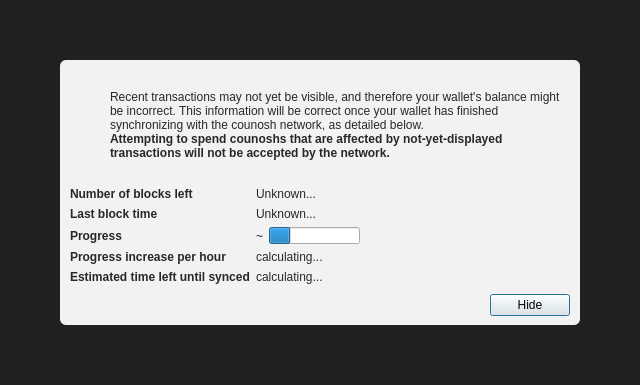
<?xml version="1.0" encoding="UTF-8"?>
<ui version="4.0">
 <class>ModalOverlay</class>
 <widget class="QWidget" name="ModalOverlay">
  <property name="geometry">
   <rect>
    <x>0</x>
    <y>0</y>
    <width>640</width>
    <height>385</height>
   </rect>
  </property>
  <property name="windowTitle">
   <string>Form</string>
  </property>
  <layout class="QVBoxLayout" name="verticalLayout" stretch="0">
   <property name="sizeConstraint">
    <enum>QLayout::SetDefaultConstraint</enum>
   </property>
   <property name="leftMargin">
    <number>0</number>
   </property>
   <property name="topMargin">
    <number>0</number>
   </property>
   <property name="rightMargin">
    <number>0</number>
   </property>
   <property name="bottomMargin">
    <number>0</number>
   </property>
   <item>
    <widget class="QWidget" name="bgWidget" native="true">
     <property name="styleSheet">
      <string notr="true">#bgWidget { background: rgba(0,0,0,220); }</string>
     </property>
     <layout class="QVBoxLayout" name="verticalLayoutMain" stretch="1">
      <property name="leftMargin">
       <number>60</number>
      </property>
      <property name="topMargin">
       <number>60</number>
      </property>
      <property name="rightMargin">
       <number>60</number>
      </property>
      <property name="bottomMargin">
       <number>60</number>
      </property>
      <item>
       <widget class="QWidget" name="contentWidget" native="true">
        <property name="styleSheet">
         <string notr="true">#contentWidget { background: rgba(255,255,255,240); border-radius: 6px; }

QLabel { color: rgb(40,40,40);  }</string>
        </property>
        <layout class="QVBoxLayout" name="verticalLayoutSub" stretch="1,0,0,0">
         <property name="spacing">
          <number>0</number>
         </property>
         <property name="leftMargin">
          <number>10</number>
         </property>
         <property name="topMargin">
          <number>10</number>
         </property>
         <property name="rightMargin">
          <number>10</number>
         </property>
         <property name="bottomMargin">
          <number>10</number>
         </property>
         <item>
          <layout class="QHBoxLayout" name="horizontalLayoutIconText" stretch="0,1">
           <property name="topMargin">
            <number>20</number>
           </property>
           <item>
            <layout class="QVBoxLayout" name="verticalLayoutIcon">
             <property name="leftMargin">
              <number>0</number>
             </property>
             <item>
              <widget class="QPushButton" name="warningIcon">
               <property name="enabled">
                <bool>false</bool>
               </property>
               <property name="text">
                <string/>
               </property>
               <property name="icon">
                <iconset>
                 <normaloff>:/icons/warning</normaloff>
                 <disabledoff>:/icons/warning</disabledoff>:/icons/warning</iconset>
               </property>
               <property name="iconSize">
                <size>
                 <width>48</width>
                 <height>48</height>
                </size>
               </property>
               <property name="flat">
                <bool>true</bool>
               </property>
              </widget>
             </item>
             <item>
              <spacer name="verticalSpacerWarningIcon">
               <property name="orientation">
                <enum>Qt::Vertical</enum>
               </property>
               <property name="sizeHint" stdset="0">
                <size>
                 <width>20</width>
                 <height>40</height>
                </size>
               </property>
              </spacer>
             </item>
            </layout>
           </item>
           <item>
            <layout class="QVBoxLayout" name="verticalLayoutInfoText">
             <property name="leftMargin">
              <number>0</number>
             </property>
             <property name="topMargin">
              <number>0</number>
             </property>
             <item>
              <widget class="QLabel" name="infoText">
               <property name="text">
                <string>Recent transactions may not yet be visible, and therefore your wallet's balance might be incorrect. This information will be correct once your wallet has finished synchronizing with the counosh network, as detailed below.</string>
               </property>
               <property name="textFormat">
                <enum>Qt::RichText</enum>
               </property>
               <property name="wordWrap">
                <bool>true</bool>
               </property>
              </widget>
             </item>
             <item>
              <widget class="QLabel" name="infoTextStrong">
               <property name="font">
                <font>
                 <weight>75</weight>
                 <bold>true</bold>
                </font>
               </property>
               <property name="text">
                <string>Attempting to spend counoshs that are affected by not-yet-displayed transactions will not be accepted by the network.</string>
               </property>
               <property name="textFormat">
                <enum>Qt::RichText</enum>
               </property>
               <property name="wordWrap">
                <bool>true</bool>
               </property>
              </widget>
             </item>
             <item>
              <spacer name="verticalSpacerInTextSpace">
               <property name="orientation">
                <enum>Qt::Vertical</enum>
               </property>
               <property name="sizeHint" stdset="0">
                <size>
                 <width>20</width>
                 <height>40</height>
                </size>
               </property>
              </spacer>
             </item>
            </layout>
           </item>
          </layout>
         </item>
         <item>
          <spacer name="verticalSpacerAfterText">
           <property name="orientation">
            <enum>Qt::Vertical</enum>
           </property>
           <property name="sizeHint" stdset="0">
            <size>
             <width>20</width>
             <height>40</height>
            </size>
           </property>
          </spacer>
         </item>
         <item>
          <layout class="QFormLayout" name="formLayout">
           <property name="fieldGrowthPolicy">
            <enum>QFormLayout::FieldsStayAtSizeHint</enum>
           </property>
           <property name="horizontalSpacing">
            <number>6</number>
           </property>
           <property name="verticalSpacing">
            <number>6</number>
           </property>
           <property name="topMargin">
            <number>10</number>
           </property>
           <item row="0" column="0">
            <widget class="QLabel" name="labelNumberOfBlocksLeft">
             <property name="font">
              <font>
               <weight>75</weight>
               <bold>true</bold>
              </font>
             </property>
             <property name="text">
              <string>Number of blocks left</string>
             </property>
            </widget>
           </item>
           <item row="0" column="1">
            <widget class="QLabel" name="numberOfBlocksLeft">
             <property name="text">
              <string>Unknown...</string>
             </property>
            </widget>
           </item>
           <item row="1" column="0">
            <widget class="QLabel" name="labelLastBlockTime">
             <property name="font">
              <font>
               <weight>75</weight>
               <bold>true</bold>
              </font>
             </property>
             <property name="text">
              <string>Last block time</string>
             </property>
            </widget>
           </item>
           <item row="1" column="1">
            <widget class="QLabel" name="newestBlockDate">
             <property name="sizePolicy">
              <sizepolicy hsizetype="Maximum" vsizetype="Preferred">
               <horstretch>0</horstretch>
               <verstretch>0</verstretch>
              </sizepolicy>
             </property>
             <property name="text">
              <string>Unknown...</string>
             </property>
            </widget>
           </item>
           <item row="2" column="0">
            <widget class="QLabel" name="labelSyncDone">
             <property name="font">
              <font>
               <weight>75</weight>
               <bold>true</bold>
              </font>
             </property>
             <property name="text">
              <string>Progress</string>
             </property>
            </widget>
           </item>
           <item row="2" column="1">
            <layout class="QHBoxLayout" name="horizontalLayoutSync" stretch="0,1">
             <item>
              <widget class="QLabel" name="percentageProgress">
               <property name="text">
                <string notr="true">~</string>
               </property>
              </widget>
             </item>
             <item>
              <widget class="QProgressBar" name="progressBar">
               <property name="value">
                <number>24</number>
               </property>
               <property name="format">
                <string/>
               </property>
              </widget>
             </item>
            </layout>
           </item>
           <item row="4" column="0">
            <widget class="QLabel" name="labelProgressIncrease">
             <property name="font">
              <font>
               <weight>75</weight>
               <bold>true</bold>
              </font>
             </property>
             <property name="text">
              <string>Progress increase per hour</string>
             </property>
            </widget>
           </item>
           <item row="4" column="1">
            <widget class="QLabel" name="progressIncreasePerH">
             <property name="text">
              <string>calculating...</string>
             </property>
            </widget>
           </item>
           <item row="5" column="0">
            <widget class="QLabel" name="labelEstimatedTimeLeft">
             <property name="font">
              <font>
               <weight>75</weight>
               <bold>true</bold>
              </font>
             </property>
             <property name="text">
              <string>Estimated time left until synced</string>
             </property>
            </widget>
           </item>
           <item row="5" column="1">
            <widget class="QLabel" name="expectedTimeLeft">
             <property name="text">
              <string>calculating...</string>
             </property>
            </widget>
           </item>
          </layout>
         </item>
         <item>
          <layout class="QHBoxLayout" name="horizontalLayoutButtons">
           <property name="leftMargin">
            <number>10</number>
           </property>
           <property name="topMargin">
            <number>10</number>
           </property>
           <item>
            <spacer name="horizontalSpacer">
             <property name="orientation">
              <enum>Qt::Horizontal</enum>
             </property>
             <property name="sizeHint" stdset="0">
              <size>
               <width>40</width>
               <height>20</height>
              </size>
             </property>
            </spacer>
           </item>
           <item>
            <widget class="QPushButton" name="closeButton">
             <property name="text">
              <string>Hide</string>
             </property>
             <property name="shortcut">
              <string>Esc</string>
             </property>
             <property name="focusPolicy">
              <enum>Qt::StrongFocus</enum>
             </property>
             <property name="default">
              <bool>true</bool>
             </property>
            </widget>
           </item>
          </layout>
         </item>
        </layout>
       </widget>
      </item>
     </layout>
    </widget>
   </item>
  </layout>
 </widget>
 <resources/>
 <connections/>
</ui>
